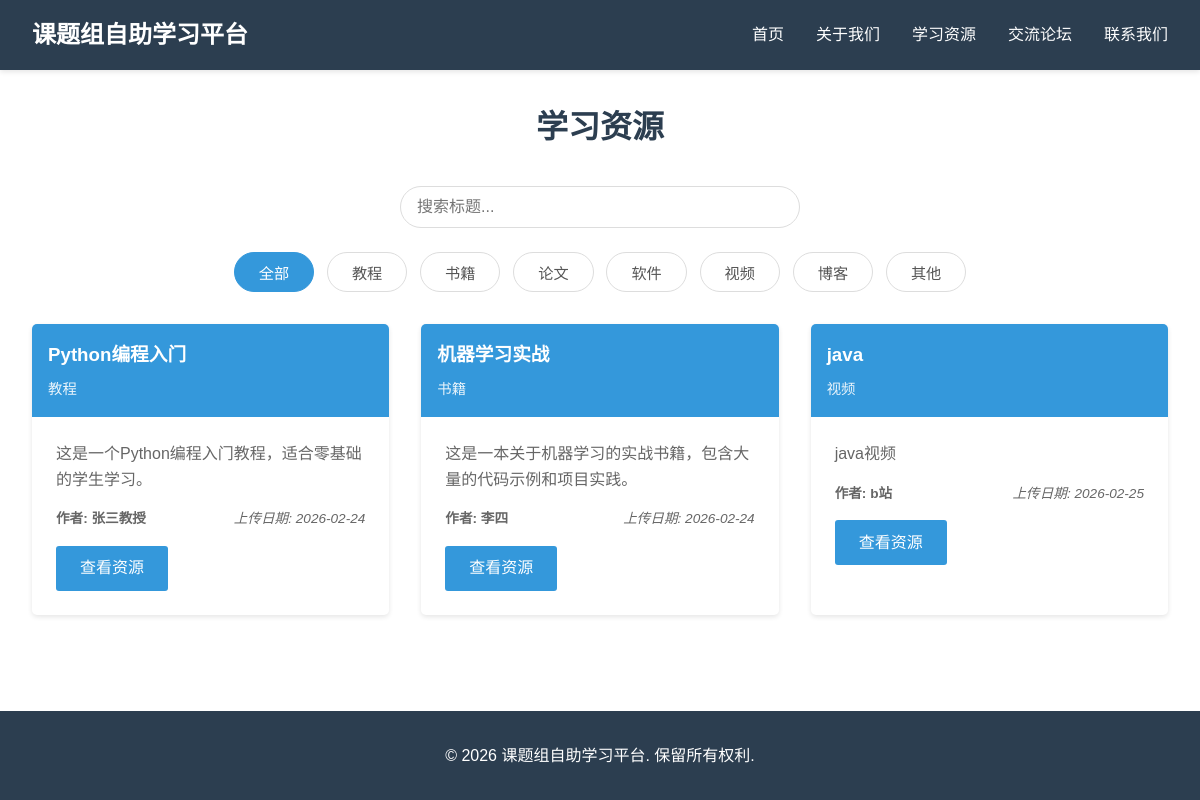
Page /resources on the committed database.
### app.py (models this page shows)
class Resource(db.Model):
    id = db.Column(db.Integer, primary_key=True)
    title = db.Column(db.String(200), nullable=False)
    description = db.Column(db.Text)
    resource_type = db.Column(db.String(50), nullable=False)
    file_url = db.Column(db.String(200))
    upload_date = db.Column(db.DateTime, default=datetime.utcnow)
    author = db.Column(db.String(100))

### app.py (the view)
@app.route('/resources')
def resources():
    resources = Resource.query.all()
    return render_template('resources.html', resources=resources)

### templates/resources.html (shortened to what this page needs)
<!DOCTYPE html>
<html lang="zh-CN">
<head>
</head>
<body>
    <header>
        <nav>
            <div class="logo">课题组自助学习平台</div>
            <ul>
                <li><a href="{{ url_for('index') }}">首页</a></li>
                <li><a href="{{ url_for('about') }}">关于我们</a></li>
                <li><a href="{{ url_for('resources') }}">学习资源</a></li>
                <li><a href="{{ url_for('forum') }}">交流论坛</a></li>
                <li><a href="{{ url_for('contact') }}">联系我们</a></li>
            </ul>
        </nav>
    </header>
    <main class="container">
        <h1 class="section-title">学习资源</h1>
        {% set types = ['教程', '书籍', '论文', '软件', '视频', '博客', '其他'] %}
        <div class="resource-filter">
            <div class="search-box">
                <input type="text" id="searchInput" placeholder="搜索标题...">
            </div>
            <div class="category-tabs">
                <button class="category-btn active" data-category="all">全部</button>
                {% for type in types %}
                <button class="category-btn" data-category="{{ type }}">{{ type }}</button>
                {% endfor %}
            </div>
        </div>
        <div class="resources-grid" id="resourceGrid">
            {% for resource in resources %}
            <div class="resource-card" data-title="{{ resource.title }}" data-type="{{ resource.resource_type }}">
                <div class="resource-header">
                    <h3>{{ resource.title }}</h3>
                    <div class="resource-type">{{ resource.resource_type }}</div>
                </div>
                <div class="resource-body">
                    <p>{{ resource.description }}</p>
                    <div class="resource-meta">
                        <span class="author">作者: {{ resource.author }}</span>
                        <span class="date">上传日期: {{ resource.upload_date.strftime('%Y-%m-%d') }}</span>
                    </div>
                    <a href="{{ resource.file_url }}" class="btn" target="_blank">查看资源</a>
                </div>
            </div>
            {% endfor %}
        </div>
    </main>
    <footer>
        <p>&copy; 2026 课题组自助学习平台. 保留所有权利.</p>
    </footer>
</body>
</html>

### templates/resources.html (style rules this page uses)
* { margin: 0; padding: 0; box-sizing: border-box; }
body { font-family: 'Microsoft YaHei', sans-serif; line-height: 1.6; color: #333; }
header { background-color: #2c3e50; color: white; padding: 1rem 0; box-shadow: 0 2px 5px rgba(0,0,0,0.1); }
nav { max-width: 1200px; margin: 0 auto; display: flex; justify-content: space-between; align-items: center; padding: 0 2rem; }
.logo { font-size: 1.5rem; font-weight: bold; }
nav ul { display: flex; list-style: none; }
nav ul li { margin-left: 2rem; }
nav ul li a { color: white; text-decoration: none; transition: color 0.3s ease; }
.container { max-width: 1200px; margin: 0 auto; padding: 2rem; }
.section-title { font-size: 2rem; margin-bottom: 2rem; text-align: center; color: #2c3e50; }
.resource-filter { margin-bottom: 2rem; text-align: center; }
.search-box { margin-bottom: 1.5rem; }
#searchInput { width: 100%; max-width: 400px; padding: 0.7rem 1rem; border: 1px solid #ddd; border-radius: 30px; font-size: 1rem; outline: none; transition: box-shadow 0.3s; }
.category-tabs { display: flex; flex-wrap: wrap; justify-content: center; gap: 0.8rem; }
.category-btn { background: white; border: 1px solid #ddd; padding: 0.5rem 1.5rem; border-radius: 30px; cursor: pointer; font-size: 0.95rem; transition: all 0.2s; color: #555; }
.category-btn.active { background: #3498db; color: white; border-color: #3498db; }
.resources-grid { display: grid; grid-template-columns: repeat(auto-fill, minmax(350px, 1fr)); gap: 2rem; }
.resource-card { background-color: white; border-radius: 5px; box-shadow: 0 2px 5px rgba(0,0,0,0.1); overflow: hidden; transition: transform 0.3s ease; }
.resource-header { background-color: #3498db; color: white; padding: 1rem; }
.resource-header h3 { margin-bottom: 0.5rem; }
.resource-type { font-size: 0.9rem; opacity: 0.9; }
.resource-body { padding: 1.5rem; }
.resource-body p { margin-bottom: 1rem; color: #666; }
.resource-meta { display: flex; justify-content: space-between; font-size: 0.85rem; color: #666; }
.resource-meta .author { font-weight: bold; }
.resource-meta .date { font-style: italic; }
.btn { display: inline-block; background-color: #3498db; color: white; padding: 0.6rem 1.5rem; text-decoration: none; border-radius: 3px; transition: background-color 0.3s ease; margin-top: 1rem; }
footer { background-color: #2c3e50; color: white; text-align: center; padding: 2rem 0; margin-top: 4rem; }

### rows in the picture
Resource: title "Python编程入门", resource_type "教程", description "这是一个Python编程入门教程，适合零基础的学生学习。", author "张三教授", upload_date "2026-02-24"
Resource: title "机器学习实战", resource_type "书籍", description "这是一本关于机器学习的实战书籍，包含大量的代码示例和项目实践。", author "李四", upload_date "2026-02-24"
Resource: title "java", resource_type "视频", description "java视频", author "b站", upload_date "2026-02-25"

### other values in the picture
{{ type }} "教程" "书籍" "论文" "软件" "视频" "博客" "其他"
